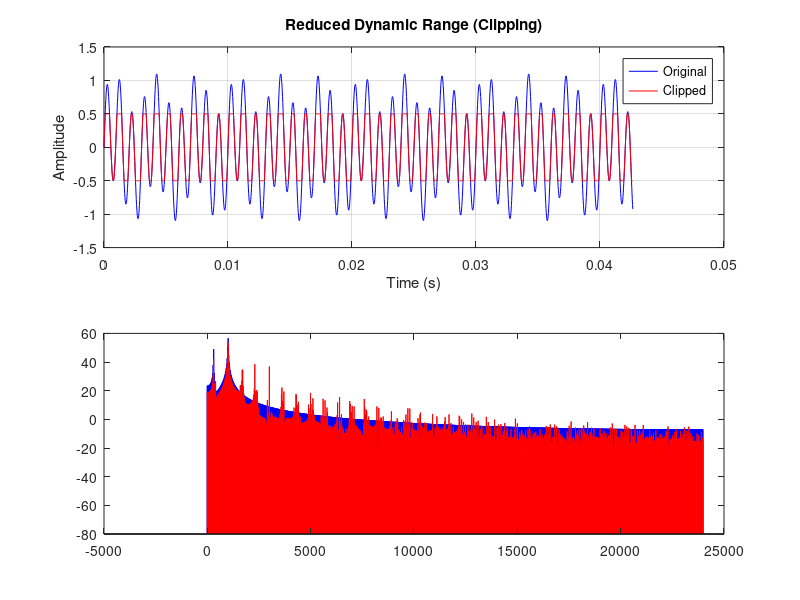

The MATLAB source for this figure: (Note: this script raises an error after producing the figure.)
%% Distortion Consequences Visualization (Full Upgraded Version)
clear; close all; clc;

fs = 48000;              % Sampling rate
t = 0:1/fs:0.01;         % Short time window (10 ms)

%% Common FFT settings
Nfft   = 2048;               % Zero-padding (8×) for smoother FFT
t = (0:Nfft-1)/fs;         % Short time window (10 ms)
win    = hann(Nfft)';            % Hann window
Wnorm  = sum(win) / Nfft;        % Normalize amplitude for window loss
f      = (0:Nfft-1)*(fs/Nfft);
dbFloor = -80;                % Baseline level for all spectra
to_dB = @(x) 20*log10(abs(x) + eps);

% Universal FFT helper (window + padding + dB + baseline)
% fft_db = @(x) max( to_dB( fft(x .* win, Nfft) / Wnorm ), dbFloor );
fft_db = @(x) max( to_dB( fft(x , Nfft) ), dbFloor );


%% ========================================================================
% 1. REDUCED DYNAMIC RANGE (Clipping)
% ========================================================================
x = 0.8*sin(2*pi*1000*t) + 0.3*sin(2*pi*300*t);  % Original signal
clipLevel = 0.5;
x_clip = max(min(x,clipLevel), -clipLevel);     % Hard clipping

% FFTs
X  = fft_db(x);
Xc = fft_db(x_clip);

figure;
subplot(2,1,1)
plot(t,x,'b'); hold on;
plot(t,x_clip,'r');
title('Reduced Dynamic Range (Clipping)');
xlabel('Time (s)'); ylabel('Amplitude');
legend('Original','Clipped');
grid on;

subplot(2,1,2)
bar(f(1:Nfft/2), X(1:Nfft/2), 0.05, 'FaceColor','b','EdgeColor','b', 'LineWidth', 0.8,'BaseValue',-80); hold on;
bar(f(1:Nfft/2), Xc(1:Nfft/2),0.05,'FaceColor','r','EdgeColor','r', 'LineWidth', 0.1,'FaceAlpha',0.7,'BaseValue',-80);
title('Frequency Domain – Clipping Creates Spectral Spreading');
xlabel('Frequency (Hz)'); ylabel('Magnitude (dB)');
xlim([0 5000]); ylim([dbFloor 40]);
legend('Original','Clipped');
grid on;


%% ========================================================================
% 2. HARMONIC DISTORTION
% ========================================================================
f0 = (128/2048)*fs;
x = sin(2*pi*f0*t);               % Fundamental tone
nonlinear = @(u) u + 0.3*u.^3;    % Cubic nonlinearity
x_harm = nonlinear(x);            % Distorted signal

% FFTs
X  = fft_db(x);
Xh = fft_db(x_harm);

figure;
subplot(2,1,1)
plot(t,x,'b'); hold on;
plot(t,x_harm,'r');
title('Harmonic Distortion');
xlabel('Time (s)'); ylabel('Amplitude');
legend('Original','Distorted');
grid on;

subplot(2,1,2)
bar(f(1:Nfft/2), X(1:Nfft/2),0.05,'FaceColor','b','EdgeColor','b', 'LineWidth', 0.8,'BaseValue',-80); hold on;
bar(f(1:Nfft/2), Xh(1:Nfft/2),0.05,'FaceColor','r','EdgeColor','r', 'LineWidth', 0.1,'FaceAlpha',0.7,'BaseValue',-80);
title('Frequency Domain – Harmonics at 2f, 3f, …');
xlabel('Frequency (Hz)'); ylabel('Magnitude (dB)');
% xlim([0 5000]); 
ylim([dbFloor max([40 X Xh])]);
legend('Original','Distorted');
grid on;


%% ========================================================================
% 3. INTERMODULATION DISTORTION (Two-tone test)
% ========================================================================
f1 = 1000; 
f2 = 1200;

x = 0.8*sin(2*pi*f1*t) + 0.8*sin(2*pi*f2*t);   % Two sinewaves
x_IMD = nonlinear(x);                          % Apply nonlinearity

% FFTs
X  = fft_db(x);
Xi = fft_db(x_IMD);

figure;
subplot(2,1,1)
plot(t, x,'b'); hold on;
plot(t, x_IMD,'r');
title('Intermodulation Distortion');
xlabel('Time (s)'); ylabel('Amplitude');
legend('Original','Distorted');
grid on;

subplot(2,1,2)
bar(f(1:Nfft/2), X(1:Nfft/2),0.05,'FaceColor','b','EdgeColor','b', 'LineWidth', 0.8,'BaseValue',-80); hold on;
bar(f(1:Nfft/2), Xi(1:Nfft/2),0.05,'FaceColor','r','EdgeColor','r', 'LineWidth', 0.1,'FaceAlpha',0.7,'BaseValue',-80);
title('Frequency Domain – IMD at |m f1 ± n f2|');
xlabel('Frequency (Hz)'); ylabel('Magnitude (dB)');
xlim([0 5000]); ylim([dbFloor 40]);
legend('Original','Distorted');
grid on;
